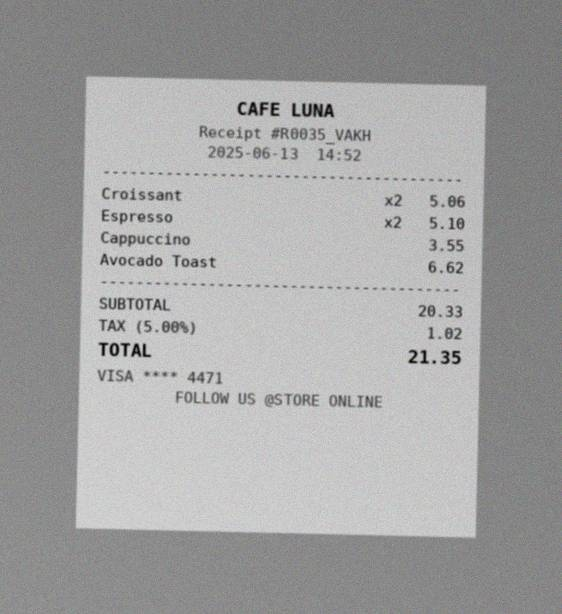
#> input picture photo/R0035_VAKH.jpg, 562 x 614 px
$ python -i preprocessing.py   (imports and definitions only)
#> lines starting #> are read from the running program, lines starting #| are printed output that depends on the picture; after the words box and inside, x2 and y2 are one past the last pixel; in counts of white or black regions, pixels touching at a corner belong together
"""
Classical computer-vision preprocessing pipeline.

Goal: take a noisy, rotated, unevenly-lit "phone photo" of a receipt and
recover something close to the clean, high-contrast image that OCR engines
(Tesseract) work best on.

Every step uses standard OpenCV primitives -- no deep learning, no external
downloads -- so it runs anywhere.

Pipeline order matters: we estimate rotation from the receipt's *paper
outline* (one big, clean contour) while the full noisy background is still
present, rotate the whole frame to straighten it, and only then crop tightly
-- straightening first means the crop afterwards has almost no leftover
background left in the corners.
"""
from __future__ import annotations

from dataclasses import dataclass

import cv2
import numpy as np
from PIL import Image


def _pil_to_cv(img: Image.Image) -> np.ndarray:
    return cv2.cvtColor(np.array(img.convert("RGB")), cv2.COLOR_RGB2BGR)


def _cv_to_pil(arr: np.ndarray) -> Image.Image:
    if arr.ndim == 2:
        return Image.fromarray(arr)
    return Image.fromarray(cv2.cvtColor(arr, cv2.COLOR_BGR2RGB))


@dataclass
class PreprocessResult:
    final: Image.Image
    grayscale: Image.Image
    deskewed: Image.Image
    binarized: Image.Image
    angle_corrected_deg: float


def _largest_paper_contour(bgr: np.ndarray):
    gray = cv2.cvtColor(bgr, cv2.COLOR_BGR2GRAY)
    blur = cv2.GaussianBlur(gray, (7, 7), 0)
    _, mask = cv2.threshold(blur, 0, 255, cv2.THRESH_BINARY + cv2.THRESH_OTSU)
    contours, _ = cv2.findContours(mask, cv2.RETR_EXTERNAL, cv2.CHAIN_APPROX_SIMPLE)
    if not contours:
        return None
    biggest = max(contours, key=cv2.contourArea)
    area_ratio = cv2.contourArea(biggest) / (bgr.shape[0] * bgr.shape[1])
    if area_ratio < 0.1:
        return None
    return biggest


def _estimate_rotation_correction(bgr: np.ndarray) -> float:
    """Fit a rotated rectangle to the receipt's paper outline and return the
    angle (degrees) that straightens it back to axis-aligned, normalised to
    the range (-45, 45]."""
    contour = _largest_paper_contour(bgr)
    if contour is None:
        return 0.0
    rect = cv2.minAreaRect(contour)
    (rw, rh) = rect[1]
    angle = rect[-1]

    correction = angle if rw < rh else angle + 90
    if correction > 45:
        correction -= 90
    elif correction <= -45:
        correction += 90
    return float(correction)


def _rotate(bgr: np.ndarray, angle: float, fill) -> np.ndarray:
    if abs(angle) < 0.1:
        return bgr
    h, w = bgr.shape[:2]
    center = (w // 2, h // 2)
    mat = cv2.getRotationMatrix2D(center, angle, 1.0)
    return cv2.warpAffine(bgr, mat, (w, h), flags=cv2.INTER_CUBIC, borderValue=fill)


def _auto_crop_to_document(bgr: np.ndarray) -> np.ndarray:
    """Crop tightly to the receipt's bounding box (call *after* straightening)."""
    contour = _largest_paper_contour(bgr)
    if contour is None:
        return bgr
    x, y, w, h = cv2.boundingRect(contour)
    pad = 4
    x0, y0 = max(0, x - pad), max(0, y - pad)
    x1, y1 = min(bgr.shape[1], x + w + pad), min(bgr.shape[0], y + h + pad)
    return bgr[y0:y1, x0:x1]


def preprocess_pipeline(img: Image.Image) -> PreprocessResult:
    """Full pipeline: deskew -> crop -> denoise -> contrast-enhance.

    Note on a design decision that came out of the evaluation notebook: an
    earlier version of this pipeline finished with an adaptive threshold
    (binarization) step, on the common assumption that crisp black-on-white
    text helps OCR. A controlled comparison against ground truth (see
    notebooks/pipeline_evaluation.ipynb, "Why we dropped binarization")
    showed the opposite for this data: adaptive thresholding filled in the
    counters of small round digits (0/6/8) and *raised* character error rate
    from ~17% to ~22-24% and roughly halved date-field accuracy. CLAHE-
    enhanced grayscale, with no final binarization, was the best-performing
    variant we tested, so that is what ships here.
    """
    bgr = _pil_to_cv(img)
    corner_fill = tuple(int(c) for c in bgr[2, 2])  # sample background colour

    angle = _estimate_rotation_correction(bgr)
    straightened = _rotate(bgr, angle, fill=corner_fill)

    cropped = _auto_crop_to_document(straightened)
    gray = cv2.cvtColor(cropped, cv2.COLOR_BGR2GRAY)

    # Denoise while preserving text edges.
    denoised = cv2.fastNlMeansDenoising(gray, h=10, templateWindowSize=7, searchWindowSize=21)

    # CLAHE (adaptive histogram equalization) to fix uneven lighting/shadow.
    clahe = cv2.createCLAHE(clipLimit=2.5, tileGridSize=(8, 8))
    enhanced = clahe.apply(denoised)

    # Adaptive threshold is computed only so the app/notebook can *show* the
    # rejected alternative for comparison -- it is NOT used as the final OCR
    # input (see docstring above).
    binarized = cv2.adaptiveThreshold(
        enhanced, 255, cv2.ADAPTIVE_THRESH_GAUSSIAN_C, cv2.THRESH_BINARY,
        blockSize=25, C=15,
    )

    final = enhanced

    return PreprocessResult(
        final=_cv_to_pil(final),
        grayscale=_cv_to_pil(gray),
        deskewed=_cv_to_pil(cv2.cvtColor(cropped, cv2.COLOR_BGR2RGB)),
        binarized=_cv_to_pil(binarized),
        angle_corrected_deg=angle,
    )


def simple_grayscale(img: Image.Image) -> Image.Image:
    """The 'do nothing fancy' baseline used for the ablation study."""
    return img.convert("L")

>>> from PIL import Image
>>> picture = Image.open('../photo/R0035_VAKH.jpg')
#> picture is the input picture: PIL image 562x614 RGB; mean R, G, B 162.3, 162.3, 162.3
>>> result = preprocess_pipeline(picture)
#> in preprocess_pipeline, `corner_fill = tuple(int(c) for c in bgr[2, 2])`: corner_fill = (126, 126, 126)
#> in _largest_paper_contour, `_, mask = cv2.threshold(blur, 0, 255, cv2.THRESH_BINARY + cv2.THRESH_O..`:
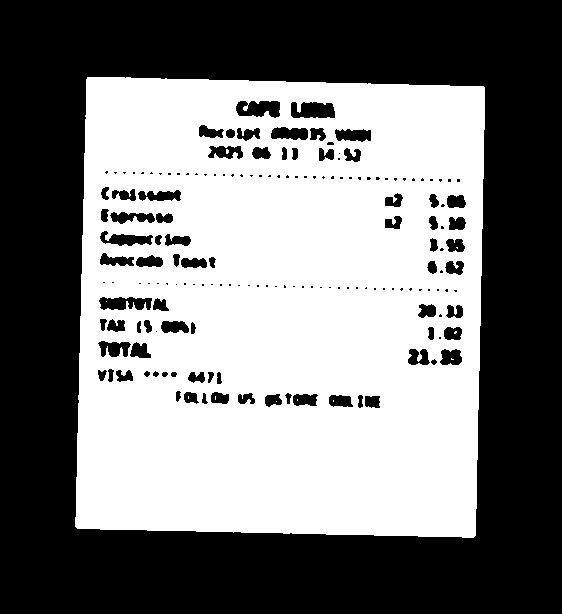
#> mask: shape (614, 562); 48.6% white; 11 white regions (10 under 20 px)
#> in _largest_paper_contour, `contours, _ = cv2.findContours(mask, cv2.RETR_EXTERNAL, cv2.CHAIN_APPR..`: contours = 1 contour; box (x1, y1, x2, y2) and area: (75, 77, 485, 538) 179930
#> in _largest_paper_contour, `biggest = max(contours, key=cv2.contourArea)`: biggest = contour of 110 points, box (x1, y1, x2, y2) (75, 77, 485, 538), area 179930
#> in _largest_paper_contour, `area_ratio = cv2.contourArea(biggest) / (bgr.shape[0] * bgr.shape[1])`: area_ratio = 0.521
#> in _estimate_rotation_correction, `contour = _largest_paper_contour(bgr)`: contour has the same summary as biggest in _largest_paper_contour
#> in _estimate_rotation_correction, `rect = cv2.minAreaRect(contour)`: rect = ((280.4, 306.9), (452.6, 400.7), -88.64)
#> in _estimate_rotation_correction, `(rw, rh) = rect[1]`: rw = 452.6; rh = 400.7
#> in _estimate_rotation_correction, `angle = rect[-1]`: angle = -88.64
#> in _estimate_rotation_correction, `correction = angle if rw < rh else angle + 90`: correction = 1.36
#> in _rotate, `mat = cv2.getRotationMatrix2D(center, angle, 1.0)`: mat = [[1, 0.0238, -7.23], [-0.0238, 1, 6.78]]
#> in _rotate, `return cv2.warpAffine(bgr, mat, (w, h), flags=cv2.INTER_CUBIC, borderV..`:
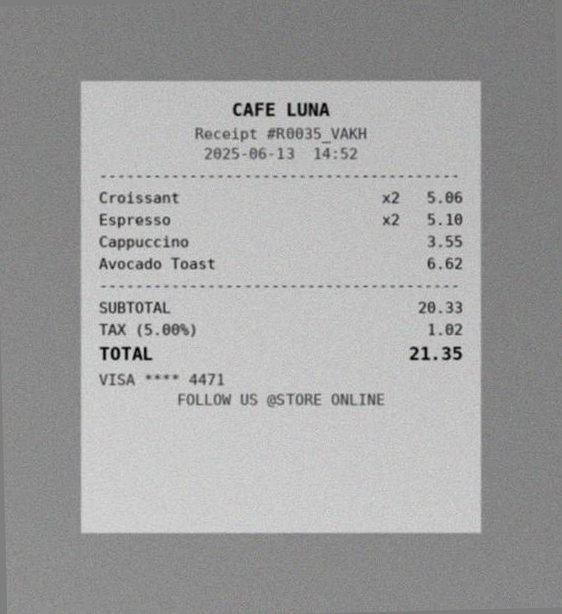
#> returned value: shape (614, 562, 3); mean of channels 0, 1, 2 162.2, 162.3, 162.3; drawn as B, G, R
#> in _largest_paper_contour (call 2), `_, mask = cv2.threshold(blur, 0, 255, cv2.THRESH_BINARY + cv2.THRESH_O..`:
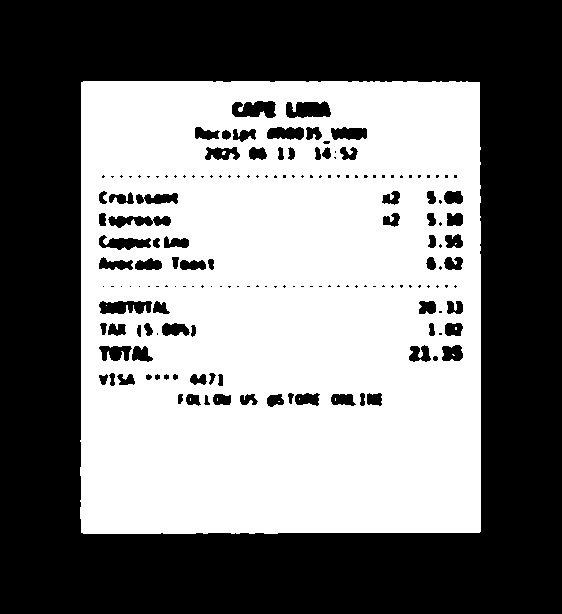
#> mask: shape (614, 562); 48.6% white; 11 white regions (10 under 20 px)
#> in _largest_paper_contour (call 2), `contours, _ = cv2.findContours(mask, cv2.RETR_EXTERNAL, cv2.CHAIN_APPR..`: contours = 1 contour; box (x1, y1, x2, y2) and area: (80, 81, 481, 534) 179897
#> in _largest_paper_contour (call 2), `biggest = max(contours, key=cv2.contourArea)`: biggest = contour of 150 points, box (x1, y1, x2, y2) (80, 81, 481, 534), area 179897
#> in _auto_crop_to_document, `contour = _largest_paper_contour(bgr)`: contour has the same summary as biggest in _largest_paper_contour
#> in _auto_crop_to_document, `x, y, w, h = cv2.boundingRect(contour)`: x = 80; y = 81; w = 401; h = 453
#> in _auto_crop_to_document, `x0, y0 = max(0, x - pad), max(0, y - pad)`: x0 = 76; y0 = 77
#> in _auto_crop_to_document, `x1, y1 = min(bgr.shape[1], x + w + pad), min(bgr.shape[0], y + h + pad)`: x1 = 485; y1 = 538
#> in _auto_crop_to_document, `return bgr[y0:y1, x0:x1]`:
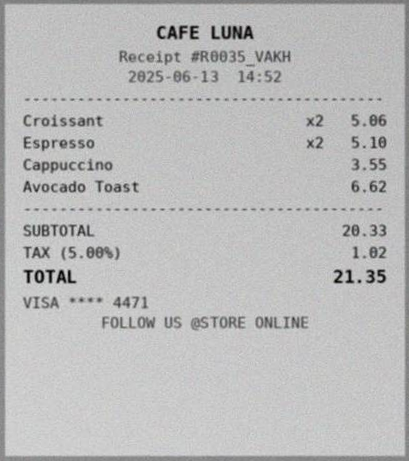
#> returned value: shape (461, 409, 3); mean of channels 0, 1, 2 187.5, 187.5, 187.5; drawn as B, G, R
#> in preprocess_pipeline, `enhanced = clahe.apply(denoised)`:
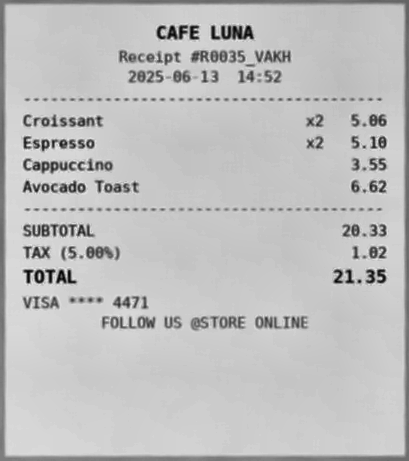
#> enhanced: shape (461, 409); min 1, max 233, mean 191.3
#> in preprocess_pipeline, `binarized = cv2.adaptiveThreshold( enhanced, 255, cv2.ADAPTIVE_THRESH_..`:
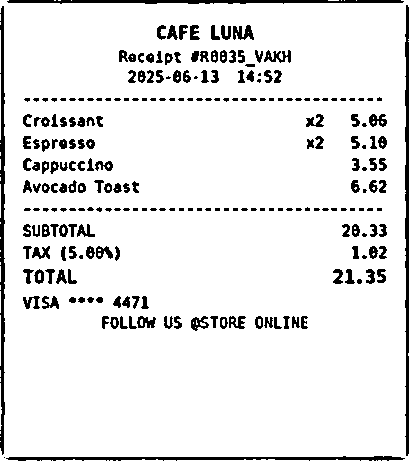
#> binarized: shape (461, 409); 91.1% white; 241 black regions (91 under 20 px), largest, box (x1, y1, x2, y2) and area: (0, 6, 5, 455) 1561, (405, 5, 409, 456) 1472, (6, 456, 405, 461) 1221
